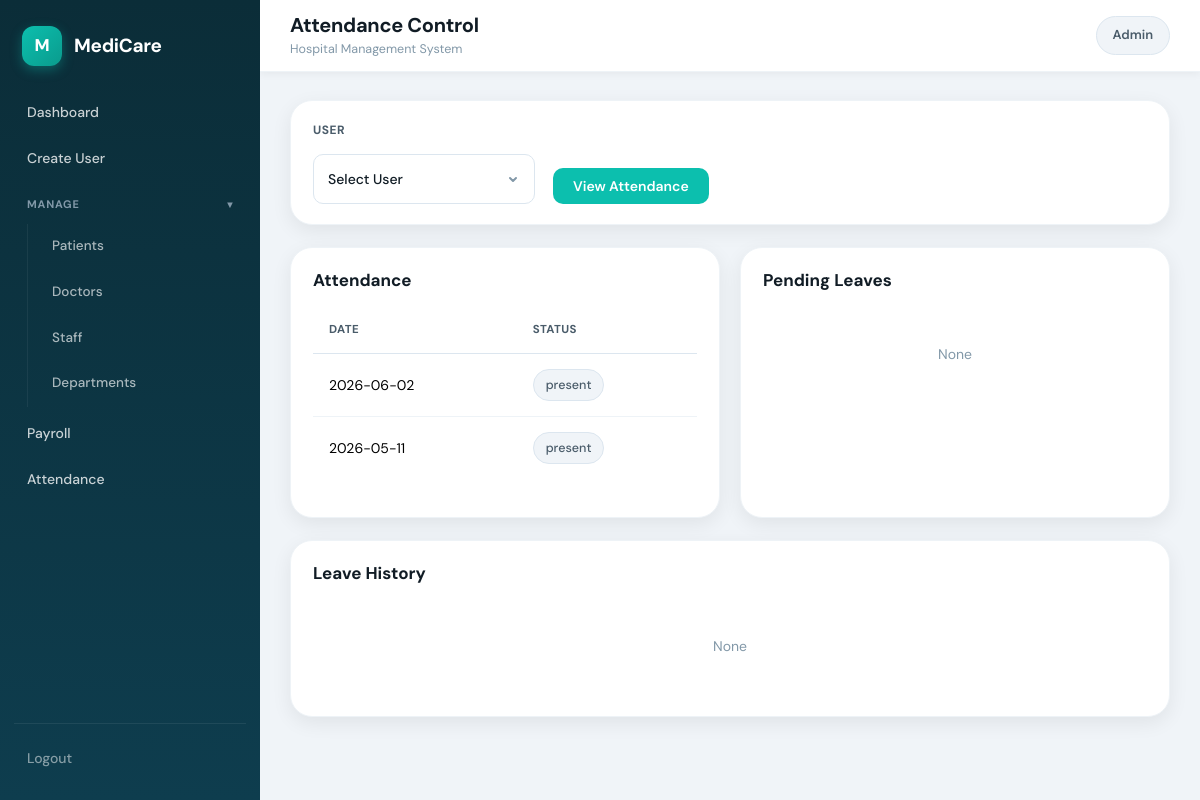
Page /admin/attendance?user_id=1 (signed in) on the committed database.
### tables this page shows
CREATE TABLE attendance (
        id INTEGER PRIMARY KEY AUTOINCREMENT,
        user_id INTEGER NOT NULL,
        date TEXT NOT NULL,
        check_in TIMESTAMP,
        check_out TIMESTAMP,
        status TEXT DEFAULT 'present'
            CHECK(status IN ('present', 'absent', 'half-day')),
        UNIQUE(user_id, date),
        FOREIGN KEY(user_id) REFERENCES users(id) ON DELETE CASCADE
    );

### app.py (the view)
@app.route('/admin/attendance', methods=['GET'])
def admin_attendance():
    if session.get('role') != 'admin':
        return redirect('/')
    conn = get_connection()
    cur = conn.cursor()
    cur.execute("""
        SELECT id, name, role
        FROM users
        WHERE role IN('doctor','staff')
        ORDER BY name
    """)
    users = cur.fetchall()
    user_id = request.args.get('user_id')
    attendance = []
    leaves_pending = []
    leaves_history = []
    if user_id and user_id.isdigit():
        user_id = int(user_id)
        cur.execute("""
            SELECT date, status
            FROM attendance
            WHERE user_id = ?
            ORDER BY date DESC
        """, (user_id,))
        attendance = cur.fetchall()
        cur.execute("""
            SELECT id, from_date, to_date, reason
            FROM leaves
            WHERE user_id = ? AND status = 'pending'
            ORDER BY id DESC
        """, (user_id,))
        leaves_pending = cur.fetchall()
        cur.execute("""
            SELECT id, from_date, to_date, reason, status
            FROM leaves
            WHERE user_id = ? AND status != 'pending'
            ORDER BY id DESC
        """, (user_id,))
        leaves_history = cur.fetchall()
    conn.close()
    return render_template(
        "admin/attendance.html",
        users=users,
        user_id=str(user_id) if user_id else "",
        attendance=attendance,
        leaves_pending=leaves_pending,
        leaves_history=leaves_history
    )

### app.py (called while the page is built)
def get_connection():
    conn = sqlite3.connect('database.db')
    conn.row_factory = sqlite3.Row
    conn.execute("PRAGMA foreign_keys = ON")
    return conn

### templates/admin/attendance.html (shortened to what this page needs)
{% extends "base.html" %}
{% block page_title %}Attendance Control{% endblock %}
{% block content %}
<link rel="stylesheet" href="/static/css/style.css">
<div class="page attendance-page">
<form method="GET" class="filters-card">
    <div class="filter-group salary-input">
        <label>User</label>
        <select name="user_id">
            <option value="">Select User</option>
        </select>
    </div>
    <button type="submit" class="btn-primary">View Attendance</button>
</form>
{% if user_id %}
<div class="grid-2">
    <div class="card">
        <h3>Attendance</h3>
        {% if attendance %}
        <table class="table">
            <tr><th>Date</th><th>Status</th></tr>
            {% for a in attendance %}
            <tr>
                <td>{{ a.date }}</td>
                <td><span class="tag">{{ a.status }}</span></td>
            </tr>
            {% endfor %}
        </table>
        {% else %}
        <div class="empty">None</div>
        {% endif %}
    </div>
    <div class="card">
        <h3>Pending Leaves</h3>
        {% if leaves_pending %}
        <table class="table">
            <tr><th>From</th><th>To</th><th>Reason</th><th>Action</th></tr>
            {% for l in leaves_pending %}
            <tr>
                <td>{{ l.from_date }}</td>
                <td>{{ l.to_date }}</td>
                <td>{{ l.reason }}</td>
                <td>
                    <a href="/admin/leave/approve/{{ l.id }}" class="btn-small approve">Approve</a>
                    <a href="/admin/leave/reject/{{ l.id }}" class="btn-small reject">Reject</a>
                </td>
            </tr>
            {% endfor %}
        </table>
        {% else %}
        <div class="empty">None</div>
        {% endif %}
    </div>
</div>
<div class="card full">
    <h3>Leave History</h3>
    {% if leaves_history %}
    <table class="table">
        <tr><th>From</th><th>To</th><th>Reason</th><th>Status</th></tr>
        {% for l in leaves_history %}
        <tr>
            <td>{{ l.from_date }}</td>
            <td>{{ l.to_date }}</td>
            <td>{{ l.reason }}</td>
            <td><span class="tag">{{ l.status }}</span></td>
        </tr>
        {% endfor %}
    </table>
    {% else %}
    <div class="empty">None</div>
    {% endif %}
</div>
{% endif %}
</div>
{% endblock %}

### rows in the picture
attendance: date "2026-06-02", status "present"
attendance: date "2026-05-11", status "present"

### other values in the picture
{{ session.get('role', 'User')|capitalize }} "Admin"
